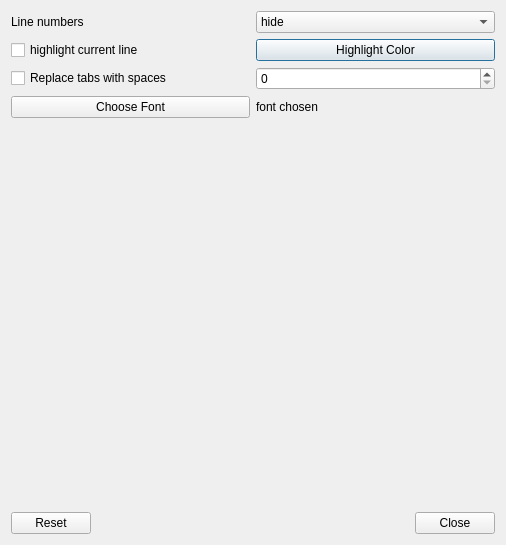
<?xml version="1.0" encoding="UTF-8"?>
<ui version="4.0">
 <class>Dialog</class>
 <widget class="QDialog" name="Dialog">
  <property name="geometry">
   <rect>
    <x>0</x>
    <y>0</y>
    <width>506</width>
    <height>545</height>
   </rect>
  </property>
  <property name="windowTitle">
   <string>Dialog</string>
  </property>
  <layout class="QVBoxLayout" name="verticalLayout">
   <item>
    <layout class="QHBoxLayout" name="horizontalLayout">
     <item>
      <widget class="QLabel" name="label">
       <property name="text">
        <string>Line numbers</string>
       </property>
      </widget>
     </item>
     <item>
      <widget class="QComboBox" name="lineNumbersComboBox">
       <item>
        <property name="text">
         <string>hide</string>
        </property>
       </item>
       <item>
        <property name="text">
         <string>show</string>
        </property>
       </item>
       <item>
        <property name="text">
         <string>smart</string>
        </property>
       </item>
      </widget>
     </item>
    </layout>
   </item>
   <item>
    <layout class="QHBoxLayout" name="horizontalLayout_2">
     <item>
      <widget class="QCheckBox" name="highlightCurrentLineCheckBox">
       <property name="text">
        <string>highlight current line</string>
       </property>
      </widget>
     </item>
     <item>
      <widget class="QPushButton" name="lineColorButton">
       <property name="text">
        <string>Highlight Color</string>
       </property>
      </widget>
     </item>
    </layout>
   </item>
   <item>
    <layout class="QHBoxLayout" name="horizontalLayout_3">
     <item>
      <widget class="QCheckBox" name="replaceTabsWithSpacesCheckBox">
       <property name="text">
        <string>Replace tabs with spaces</string>
       </property>
      </widget>
     </item>
     <item>
      <widget class="QSpinBox" name="spacesSpinBox"/>
     </item>
    </layout>
   </item>
   <item>
    <layout class="QHBoxLayout" name="horizontalLayout_4">
     <item>
      <widget class="QPushButton" name="fontButton">
       <property name="text">
        <string>Choose Font</string>
       </property>
      </widget>
     </item>
     <item>
      <widget class="QLabel" name="fontLabel">
       <property name="text">
        <string>font chosen</string>
       </property>
      </widget>
     </item>
    </layout>
   </item>
   <item>
    <spacer name="verticalSpacer">
     <property name="orientation">
      <enum>Qt::Vertical</enum>
     </property>
     <property name="sizeHint" stdset="0">
      <size>
       <width>20</width>
       <height>215</height>
      </size>
     </property>
    </spacer>
   </item>
   <item>
    <layout class="QHBoxLayout" name="horizontalLayout_5">
     <item>
      <widget class="QPushButton" name="resetButton">
       <property name="text">
        <string>Reset</string>
       </property>
      </widget>
     </item>
     <item>
      <widget class="QDialogButtonBox" name="buttonBox">
       <property name="orientation">
        <enum>Qt::Horizontal</enum>
       </property>
       <property name="standardButtons">
        <set>QDialogButtonBox::Close</set>
       </property>
      </widget>
     </item>
    </layout>
   </item>
  </layout>
 </widget>
 <resources/>
 <connections>
  <connection>
   <sender>buttonBox</sender>
   <signal>accepted()</signal>
   <receiver>Dialog</receiver>
   <slot>accept()</slot>
   <hints>
    <hint type="sourcelabel">
     <x>248</x>
     <y>254</y>
    </hint>
    <hint type="destinationlabel">
     <x>157</x>
     <y>274</y>
    </hint>
   </hints>
  </connection>
  <connection>
   <sender>buttonBox</sender>
   <signal>rejected()</signal>
   <receiver>Dialog</receiver>
   <slot>reject()</slot>
   <hints>
    <hint type="sourcelabel">
     <x>316</x>
     <y>260</y>
    </hint>
    <hint type="destinationlabel">
     <x>286</x>
     <y>274</y>
    </hint>
   </hints>
  </connection>
 </connections>
</ui>
